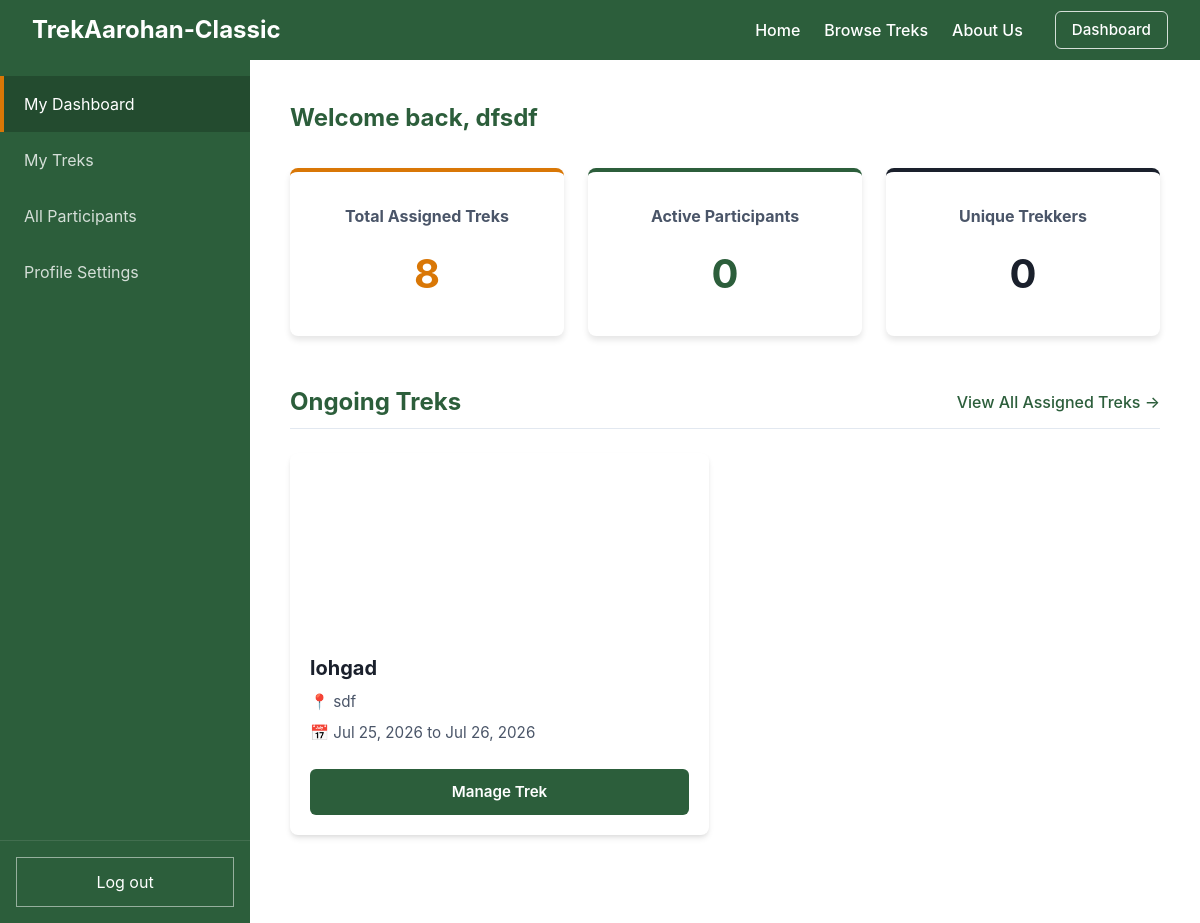
/staff/dashboard (signed in), run on an earlier commit of the app's database.
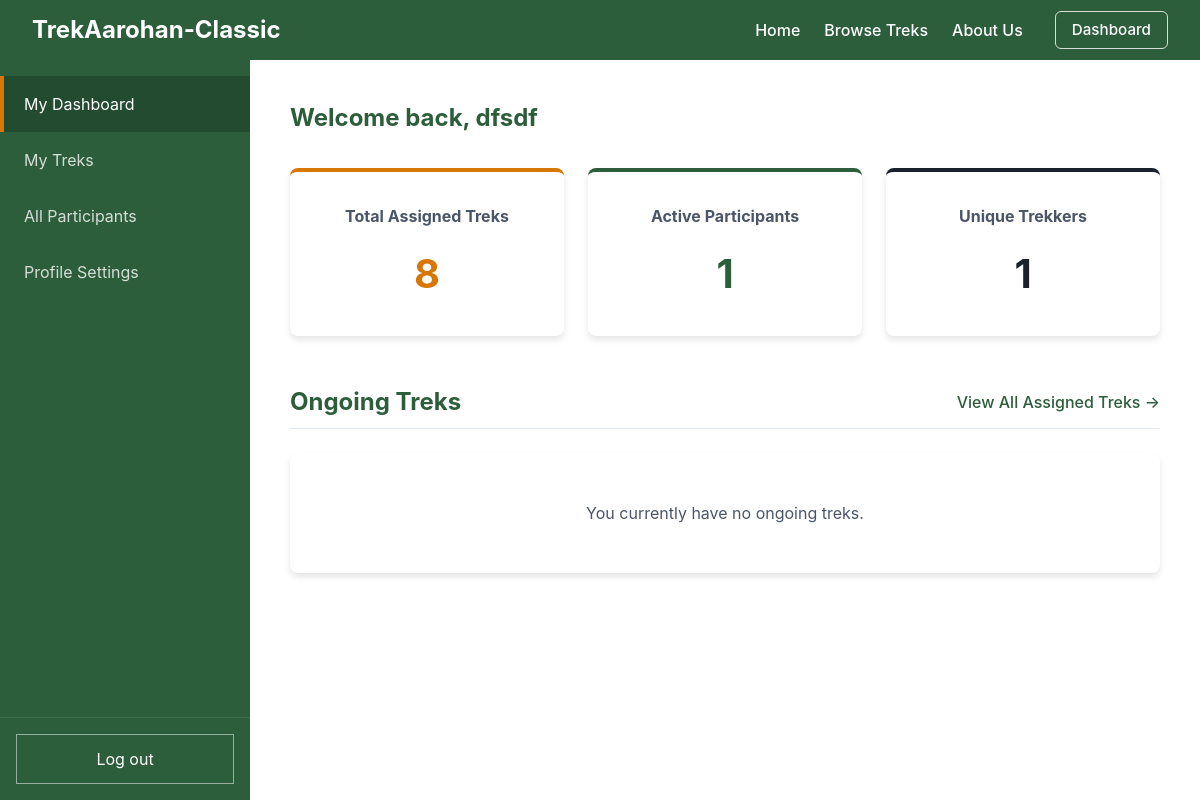
And on a later commit of the database.
### models.py (models this page shows)
class Trek(db.Model):
    __tablename__ = "trek"
    id = db.Column(db.Integer, primary_key=True, autoincrement=True)
    name = db.Column(db.String(100), nullable=False)
    description = db.Column(db.Text, nullable=True)
    difficulty = db.Column(db.String(20), nullable=False)  # "easy", "medium", "hard"
    location = db.Column(db.String(100), nullable=False)
    slots_available = db.Column(db.Integer, nullable=False)
    start_date = db.Column(db.Date, nullable=False)
    end_date = db.Column(db.Date, nullable=False)
    status = db.Column(db.String(20), default="open", nullable=False)  # "open", "full", "ongoing", "completed", "cancelled"
    assigned_staff_id = db.Column(db.Integer, db.ForeignKey("user.id"), nullable=False)
    cover_image = db.Column(db.String(255), nullable=True)
    price = db.Column(db.Float, default=0.0, nullable=False)
    bookings = db.relationship("Booking", backref="trek", lazy=True)

### app.py (the view)
    @app.route("/staff/dashboard")
    @login_required
    def staff_dashboard():
        if current_user.role != 1 or not current_user.is_approved:
            return redirect(url_for("home"))
        assigned_treks = Trek.query.filter_by(assigned_staff_id=current_user.id).all()
        total_treks = len(assigned_treks)
        active_trek_ids = [t.id for t in assigned_treks if t.status not in ["completed", "cancelled"]]
        active_participants = 0
        if active_trek_ids:
            active_participants = Booking.query.filter(Booking.trek_id.in_(active_trek_ids), Booking.status == "booked").count()
        all_trek_ids = [t.id for t in assigned_treks]
        unique_trekkers = 0
        if all_trek_ids:
            unique_trekkers = db.session.query(Booking.user_id).filter(Booking.trek_id.in_(all_trek_ids), Booking.status == "booked").distinct().count()
        ongoing_treks_list = [t for t in assigned_treks if t.status == "ongoing"]
        return render_template("staff_dashboard.html", total_treks=total_treks, active_participants=active_participants, unique_trekkers=unique_trekkers, ongoing_treks=ongoing_treks_list)

### templates/staff_dashboard.html (shortened to what this page needs)
{% extends "staff_base.html" %}
{% set active_page = "dashboard" %}
{% block dashboard_content %}
    <h2 style="color: var(--primary-color);">Welcome back, {{ current_user.name }}</h2>
    <div style="display: grid; grid-template-columns: repeat(auto-fit, minmax(200px, 1fr)); gap: 1.5rem; margin-top: 2rem; margin-bottom: 3rem;">
        <div class="card" style="text-align: center; border-top: 4px solid var(--accent-color);">
            <h3 style="color: var(--secondary-color); font-size: 1rem; margin-top: 0;">Total Assigned Treks</h3>
            <p style="font-size: 2.5rem; font-weight: bold; margin: 0; color: var(--accent-color);">{{ total_treks }}</p>
        </div>
        <div class="card" style="text-align: center; border-top: 4px solid var(--primary-color);">
            <h3 style="color: var(--secondary-color); font-size: 1rem; margin-top: 0;">Active Participants</h3>
            <p style="font-size: 2.5rem; font-weight: bold; margin: 0; color: var(--primary-color);">{{ active_participants }}</p>
        </div>
        <div class="card" style="text-align: center; border-top: 4px solid var(--text-color);">
            <h3 style="color: var(--secondary-color); font-size: 1rem; margin-top: 0;">Unique Trekkers</h3>
            <p style="font-size: 2.5rem; font-weight: bold; margin: 0; color: var(--text-color);">{{ unique_trekkers }}</p>
        </div>
    </div>
    <div style="margin-bottom: 3rem;">
        <div style="display: flex; justify-content: space-between; align-items: center; border-bottom: 1px solid var(--border-color); padding-bottom: 0.5rem; margin-bottom: 1.5rem;">
            <h2 style="margin: 0; font-size: 1.5rem;">Ongoing Treks</h2>
            <a href="{{ url_for('staff_treks') }}" style="color: var(--primary-color); text-decoration: none; font-weight: 500;">View All Assigned Treks &rarr;</a>
        </div>
        {% if ongoing_treks %}
        <div style="display: grid; grid-template-columns: repeat(auto-fill, minmax(280px, 1fr)); gap: 2rem;">
            {% for t in ongoing_treks %}
            <div class="card" style="padding: 0; overflow: hidden; display: flex; flex-direction: column; box-shadow: 0 4px 6px -1px rgba(0, 0, 0, 0.1), 0 2px 4px -1px rgba(0, 0, 0, 0.06); transition: transform 0.2s;">
                {% if t.cover_image %}
                    <div style="height: 180px; background-image: url('{{ url_for('static', filename='uploads/' ~ t.cover_image) }}'); background-size: cover; background-position: center;"></div>
                {% else %}
                    <div style="height: 180px; background-image: url('{{ url_for('static', filename='images/trek.jpg') }}'); background-size: cover; background-position: center;"></div>
                {% endif %}
                <div style="padding: 1.25rem; display: flex; flex-direction: column; flex-grow: 1;">
                    <h3 style="margin: 0 0 0.5rem 0; font-size: 1.25rem;">{{ t.name }}</h3>
                    <p style="color: var(--secondary-color); font-size: 0.95rem; margin: 0 0 0.5rem 0;">📍 {{ t.location }}</p>
                    <p style="color: var(--secondary-color); font-size: 0.95rem; margin: 0 0 1.5rem 0;">📅 {{ t.start_date.strftime('%b %d, %Y') }} to {{ t.end_date.strftime('%b %d, %Y') }}</p>
                    <div style="margin-top: auto; text-align: center;">
                        <a href="{{ url_for('staff_trek_manage', trek_id=t.id) }}" class="btn btn-primary" style="width: 100%; display: block; box-sizing: border-box;">Manage Trek</a>
                    </div>
                </div>
            </div>
            {% endfor %}
        </div>
        {% else %}
        <div class="card" style="text-align: center; padding: 3rem; color: var(--secondary-color);">
            <p style="margin: 0;">You currently have no ongoing treks.</p>
        </div>
        {% endif %}
    </div>
{% endblock %}

What changed in the data, as far as the page shows it:
no longer on this page (row edited): Trek: name "lohgad", location "sdf", start_date "Jul 25, 2026", end_date "Jul 26, 2026"
Also different on the page:
{{ active_participants }}: "0" → "1"
{{ unique_trekkers }}: "0" → "1"
text now shown: "You currently have no ongoing treks."
